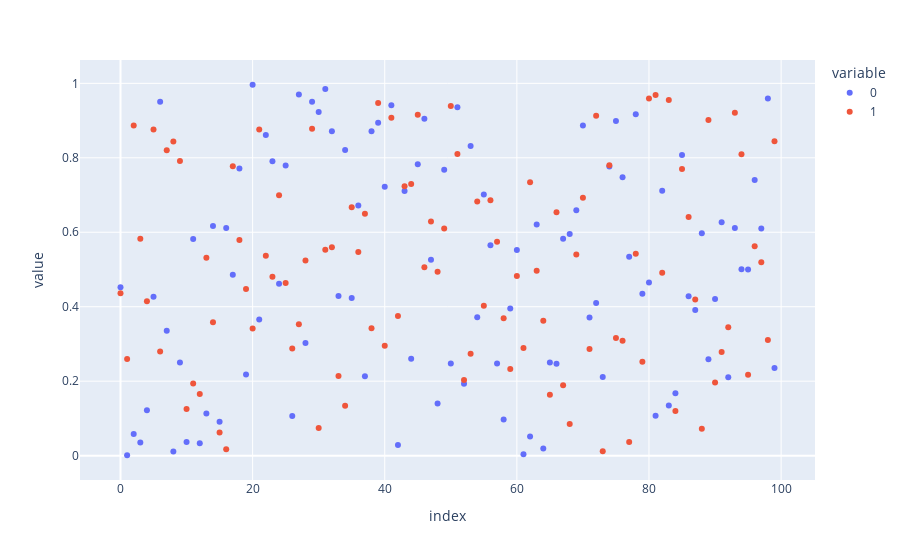

Notebook code cell kept with this figure:
### Code cell
## Scatter of numpy array
px.scatter(data_frame = data_array)
# Note:
# 1. Data parameter is data_frame= not data= like matplotlib and seaborn.
# 2. Not the scatterplot we were expecting. Use pandas DataFrame instead of np.array
